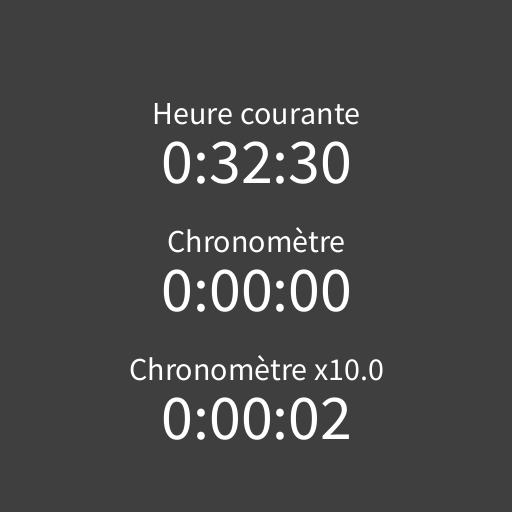
Frame 1 (no input)
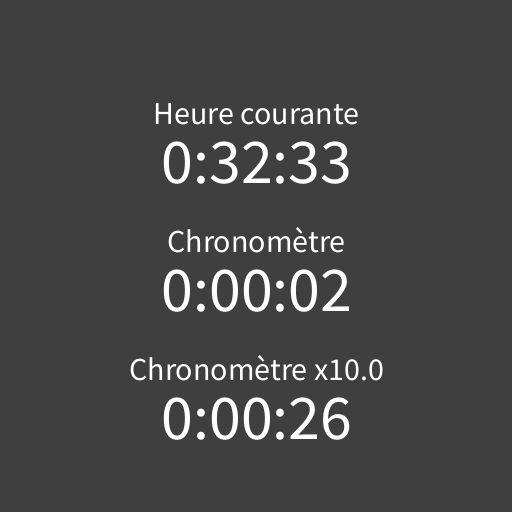
Frame 60 (the mouse pressed at the canvas centre just before this capture)
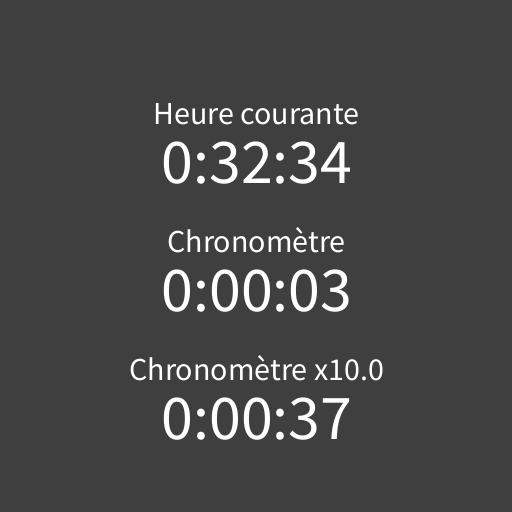
Frame 120 (the mouse held since frame 60 and released just before this capture)

The Processing sketch that drew these frames (run headless with seeded random() and noise(); from frame 60 on, the mouse is pressed at the canvas centre):

// Processing sketch: ANI2012H22_DigitalClock
// ── ANI2012H22_DigitalClock.pde
// ANI2012H22_DigitalClock.pde
// Exemples d'éléments temporels affichés sous forme digitale.
// Le premier élément temporel affiche le temps courant,
// le second affiche la valeur courante d'un chronomètre qui commence au lancement du programme et
// le dernier affiche la valeur courante d'un chronomètre dont la vitesse est pondérée.

// paramètres
float timeScale = 10.0f;
float timeScaleMin = 0.25f;
float timeScaleMax = 100.0f;
float timeScaleDelta = 0.25f;

// variables
String currentTimeClock;
String currentTimeChrono;
String currentTimeScaled;

int clockHour;
int clockMinute;
int clockSecond;

int chronoHour;
int chronoMinute;
int chronoSecond;

int scaledHour;
int scaledMinute;
int scaledSecond;

float timeStart;
float timeNow;
float timeNowScaled;
float timeLast;

int hourPerDay = 24;
int secondPerMinute = 60;
int minutePerHour = 60;
int millisecondPerSecond = 1000;
int millisecondPerMinute = millisecondPerSecond * 60;
int millisecondPerHour = millisecondPerMinute * 60;

void setup()
{
  size(512, 512);
  textAlign(CENTER, CENTER);
  timeStart = timeNow = timeLast = timeNowScaled = 0.0f;
}

void draw()
{
  background(63);

  // mise à jour des variables temporelles
  updateTime();

  // convertir les éléments temporels dans une chaîne de caractères formattée
  currentTimeClock = "";
  currentTimeClock += clockHour + ":";
  currentTimeClock += nf(clockMinute, 2) + ":";
  currentTimeClock += nf(clockSecond, 2);

  currentTimeChrono = "";
  currentTimeChrono += chronoHour + ":";
  currentTimeChrono += nf(chronoMinute, 2) + ":";
  currentTimeChrono += nf(chronoSecond, 2);

  currentTimeScaled = "";
  currentTimeScaled += scaledHour + ":";
  currentTimeScaled += nf(scaledMinute, 2) + ":";
  currentTimeScaled += nf(scaledSecond, 2);

  // afficher les éléments temporels
  textSize(32);
  text("Heure courante", width/2, height/2 - 144);
  textSize(64);
  text(currentTimeClock, width/2, height/2 - 96);
  textSize(32);
  text("Chronomètre", width/2, height/2 - 16);
  textSize(64);
  text(currentTimeChrono, width/2, height/2 + 32);
  textSize(32);
  text("Chronomètre x" + timeScale, width/2, height/2 + 112);
  textSize(64);
  text(currentTimeScaled, width/2, height/2 + 160);
}

void updateTime()
{
  // mise à jour des variables en lien avec le temps
  timeNow = millis();
  timeNowScaled += (timeNow - timeLast) * timeScale;
  timeLast = timeNow;

  // aller chercher le temps courant de l'ordinateur
  clockHour = hour();
  clockMinute = minute();
  clockSecond = second();

  // transformer le temps courant du chronomètre à vitesse normale
  chronoHour = (int) ((timeNow / millisecondPerHour) % hourPerDay);
  chronoMinute = (int) ((timeNow / millisecondPerMinute) % minutePerHour);
  chronoSecond = (int) (timeNow / millisecondPerSecond) % secondPerMinute;

  // transformer le temps courant du chronomètre à vitesse pondérée
  scaledHour = (int) ((timeNowScaled / millisecondPerHour) % hourPerDay);
  scaledMinute = (int) ((timeNowScaled / millisecondPerMinute) % minutePerHour);
  scaledSecond = (int) (timeNowScaled / millisecondPerSecond) % secondPerMinute;
}

void keyPressed()
{
  // modifier la vitesse du temps
  if (keyCode == UP)
    timeScale = constrain(timeScale + timeScaleDelta, timeScaleMin, timeScaleMax);
  if (keyCode == DOWN)
    timeScale = constrain(timeScale - timeScaleDelta, timeScaleMin, timeScaleMax);
}
